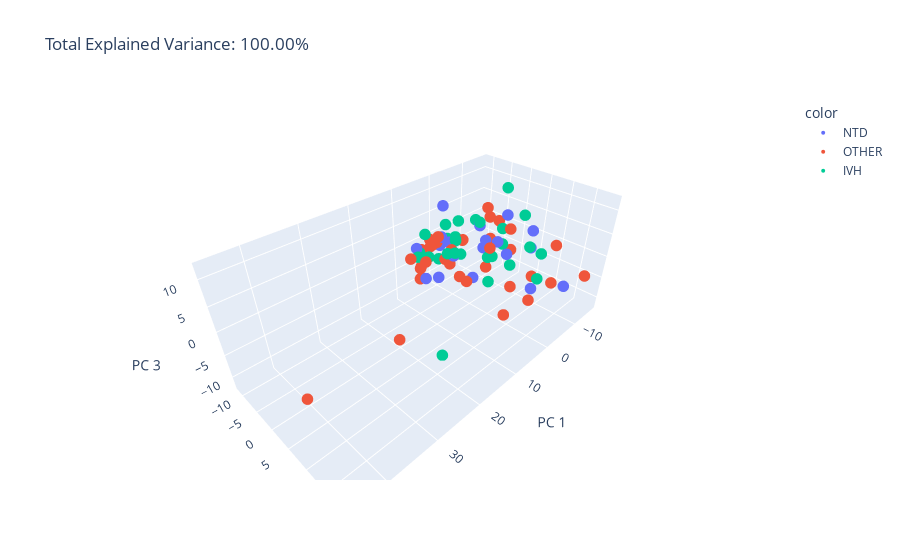

This figure's notebook cell:
### Code cell
X = df[['Age', 'FR', 'FOHR', "BMI"]]

pca = PCA(n_components=4)
components = pca.fit_transform(X)

total_var = pca.explained_variance_ratio_.sum() * 100

fig = px.scatter_3d(
    components, x=0, y=1, z=2, color=df['Etiology'],
    title=f'Total Explained Variance: {total_var:.2f}%',
    labels={'0': 'PC 1', '1': 'PC 2', '2': 'PC 3'}
)
fig.update_traces(marker_size = 4)
fig.show()

### Figure 1 — Plotly figure (JSON) as saved in the notebook; plotly's stock layout.template omitted (floating-point values rounded to 4 significant figures)
{"data": [{"hovertemplate": "color=NTD<br>PC 1=%{x}<br>PC 2=%{y}<br>PC 3=%{z}<extra></extra>", "legendgroup": "NTD", "marker": {"color": "#636efa", "size": 4, "symbol": "circle"}, "mode": "markers", "name": "NTD", "scene": "scene", "showlegend": true, "type": "scatter3d", "x": [7.091, -11.78, -2.876, -3.295, -5.294, -5.599, -1.162, -10.55, -4.462, -5.307, -7.29, 0.06452, 11.11, 2.949, -2.933, -2.218, 15.99, 0.7424, -5.703, -5.24], "y": [-8.836, 6.104, 3.918, -9.645, -2.725, 17.99, 7.5, 6.858, -0.8517, -2.89, 2.591, 0.5204, 1.449, -2.395, -11.18, -11.32, 3.143, -7.99, -1.25, 11.3], "z": [0.2207, 2.812, 2.893, -2.727, 3.154, -2.167, 2.292, -0.3742, -1.009, 3.777, 6.716, -5.733, -0.0715, -0.5302, 5.626, -3.754, 2.787, 0.771, 0.0875, -5.84]}, {"hovertemplate": "color=OTHER<br>PC 1=%{x}<br>PC 2=%{y}<br>PC 3=%{z}<extra></extra>", "legendgroup": "OTHER", "marker": {"color": "#EF553B", "size": 4, "symbol": "circle"}, "mode": "markers", "name": "OTHER", "scene": "scene", "showlegend": true, "type": "scatter3d", "x": [-15.94, 0.09073, 3.026, -2.959, -10.23, 3.132, 4.213, -10.18, -7.072, -5.737, 10.12, 7.746, 4.594, 9.925, 7.164, 2.934, 3.472, 2.201, 2.631, -2.425, 0.9714, 5.202, -5.782, 45.19, -6.953, 14.79, -8.145, -9.451, -8.317, -8.56, 32.35, 0.7344, 5.435, 9.101, -5.058, -4.76], "y": [17.08, -10.03, -2.928, 16.73, 8.134, -4.575, -7.946, 2.156, 14.34, -0.4081, -4.629, -6.891, -10.07, -7.526, -6.077, -9.11, -2.894, 0.7026, -7.097, 12.8, 5.045, 13.34, 4.659, 11.47, -1.705, 19.11, -1.941, -0.9612, -3.314, -2.745, 14.97, -2.51, -5.882, -5.629, -7.071, -6.926], "z": [-5.107, -1.613, 0.6926, -0.7214, -6.685, -2.17, 1.563, -2.592, 4.581, -1.423, -3.743, -2.984, -1.579, -0.4875, -1.738, -1.104, -2.404, -5.606, 1.886, -6.496, 3.512, 0.7745, 4.915, 2.017, -7.289, 2.989, -0.6896, 3.424, 6.004, 3.985, 6.253, -6.607, 1.616, -2.216, -1.786, -1.742]}, {"hovertemplate": "color=IVH<br>PC 1=%{x}<br>PC 2=%{y}<br>PC 3=%{z}<extra></extra>", "legendgroup": "IVH", "marker": {"color": "#00cc96", "size": 4, "symbol": "circle"}, "mode": "markers", "name": "IVH", "scene": "scene", "showlegend": true, "type": "scatter3d", "x": [7.758, -4.823, -5.959, 3.487, -11.24, 9.398, -8.172, 6.893, 3.096, 3.757, -3.329, 0.9959, -3.832, -7.681, -5.739, -5.594, -7.25, 7.838, 5.388, 1.521, -7.337, -4.537, -3.886, -5.012, -8.621, -0.2788, -0.9588, 16.42], "y": [0.4175, -9.097, 5.228, -1.565, 4.068, -3.894, 10.83, -8.18, -4.625, -5.813, -7.621, -3.771, -1.637, 1.747, -4.313, 3.159, 8.622, -7.689, -7.039, -1.791, -0.5297, 12.78, -10.65, -8.52, 0.7029, 3.712, 3.782, 7.707], "z": [3.188, -1.787, -3.27, 0.6787, 5.817, 6.246, 0.8254, -0.5897, 5.745, -2.323, -1.578, 2.004, 4.844, 12.09, 3.79, 1.023, 1.839, -1.005, -1.745, -0.4478, -4.239, -2.443, -2.406, 2.267, 2.502, 0.3799, -5.703, -12.06]}], "layout": {"legend": {"title": {"text": "color"}, "tracegroupgap": 0}, "scene": {"domain": {"x": [0, 1], "y": [0, 1]}, "xaxis": {"title": {"text": "PC 1"}}, "yaxis": {"title": {"text": "PC 2"}}, "zaxis": {"title": {"text": "PC 3"}}}, "title": {"text": "Total Explained Variance: 100.00%"}}}
